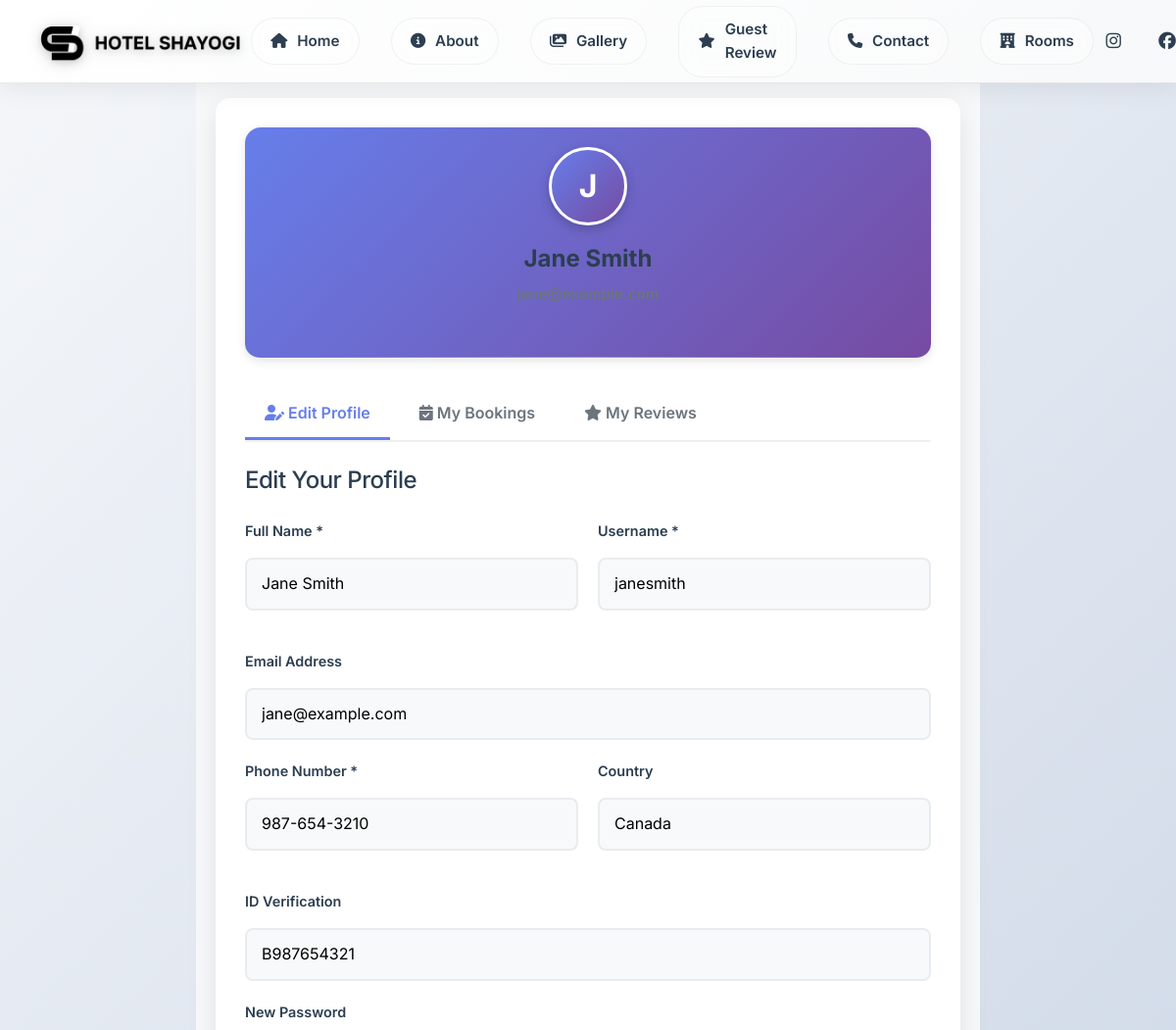
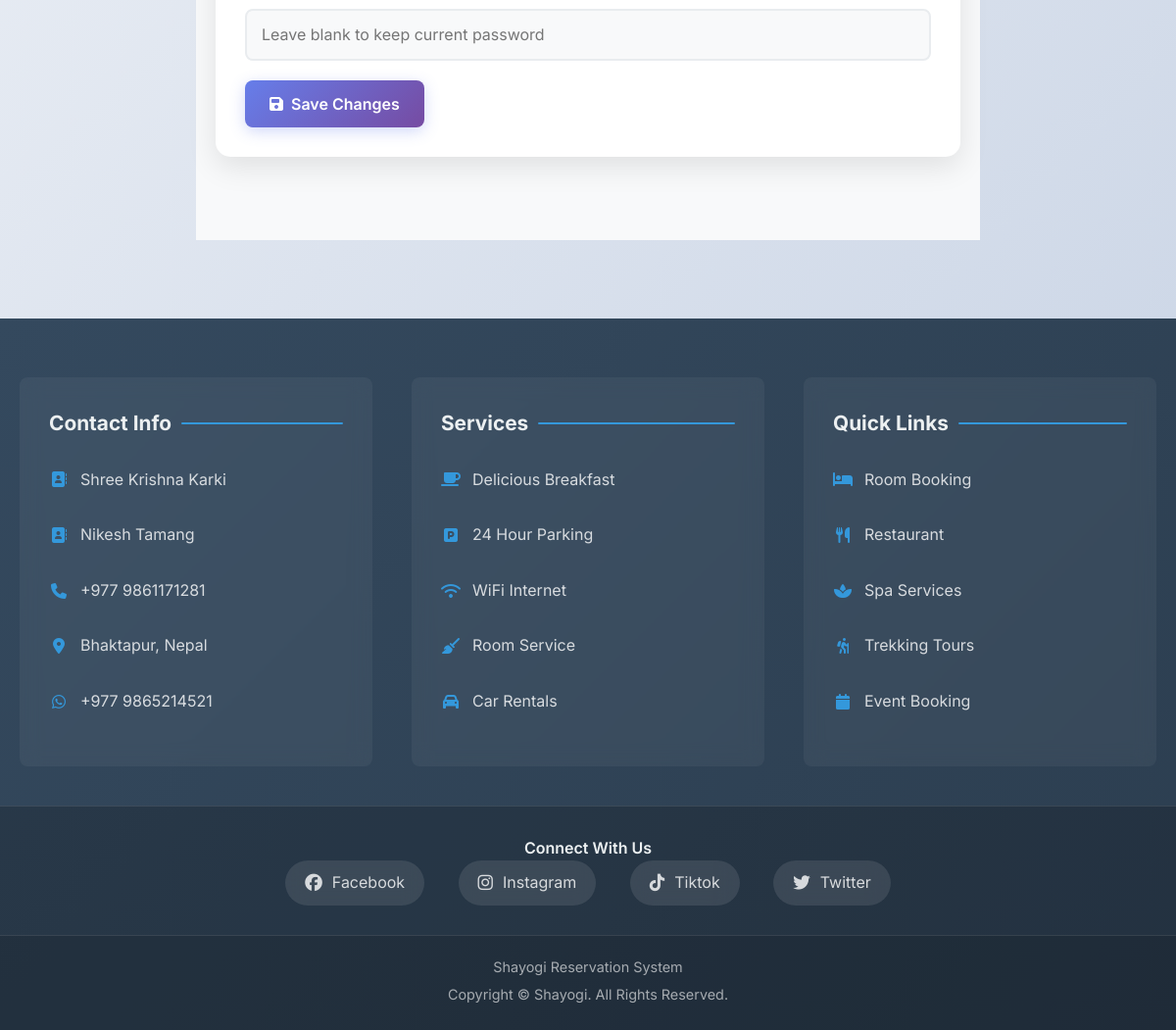
The app's page /profile.php (signed in) with its own data (2 pictures, top to bottom).
### tables this page shows
CREATE TABLE `guests` (
  `GuestID` int(11) NOT NULL,
  `FullName` varchar(100) NOT NULL,
  `Email` varchar(100) DEFAULT NULL,
  `Phone` varchar(20) NOT NULL,
  `ID_Verification` varchar(100) DEFAULT NULL,
  `Country` varchar(100) DEFAULT NULL,
  `Review` varchar(100) DEFAULT NULL,
  `Username` varchar(50) NOT NULL,
  `Password` varchar(50) NOT NULL,
  `image_path` varchar(255) NOT NULL DEFAULT 'Image/Hotel/GuestImg/defult.jpg'
);

### php/user_auth.php (called while the page is built, shortened)
<?php
require_once 'db.php';
class UserAuth {
    private $conn;
    public function __construct() {
        global $conn;
        $this->conn = $conn;
    }
    public function isLoggedIn() {
        if (isset($_SESSION['user_logged_in']) && $_SESSION['user_logged_in'] === true) {
            return true;
        }
        return false;
    }
    public function getCurrentUser() {
        if ($this->isLoggedIn()) {
            $sql = "SELECT * FROM guests WHERE GuestID = ?";
            $stmt = mysqli_prepare($this->conn, $sql);
            mysqli_stmt_bind_param($stmt, "i", $_SESSION['user_id']);
            mysqli_stmt_execute($stmt);
            $result = mysqli_stmt_get_result($stmt);
            $user = mysqli_fetch_assoc($result);
            if ($user) {
                return [
                    'id' => $user['GuestID'],
                    'name' => $user['FullName'],
                    'username' => $user['Username'],
                    'email' => $user['Email'],
                    'phone' => $user['Phone'],
                    'country' => $user['Country'],
                    'id_verification' => $user['ID_Verification'],
                    'role' => 'user'
                ];
            }
        }
        return null;
    }
}
?>

### profile.php (the view, shortened to what this page needs)
<?php
include 'includes/header.php';
?>
<div class="profile-page">
    <div class="profile-card">
        <div class="profile-header">
            <div class="profile-avatar">
                <?php echo strtoupper(substr($currentUser['name'], 0, 1)); ?>
            </div>
            <div class="profile-name"><?php echo htmlspecialchars($currentUser['name']); ?></div>
            <div class="profile-email"><?php echo htmlspecialchars($currentUser['email']); ?></div>
        </div>
        <div class="nav-tabs">
            <button class="nav-tab active" onclick="showTab('edit-profile')">
                <i class="fas fa-user-edit"></i> Edit Profile
            </button>
            <button class="nav-tab" onclick="showTab('bookings')">
                <i class="fas fa-calendar-check"></i> My Bookings
            </button>
            <button class="nav-tab" onclick="showTab('reviews')">
                <i class="fas fa-star"></i> My Reviews
            </button>
        </div>
        <div class="tab-content active" id="edit-profile">
            <h3 style="margin-bottom: 25px; color: #2c3e50;">Edit Your Profile</h3>
            <form id="editProfileForm">
                <div class="form-row">
                    <div class="form-group">
                        <label for="fullName">Full Name *</label>
                        <input type="text" id="fullName" value="<?php echo htmlspecialchars($currentUser['name']); ?>" required>
                    </div>
                    <div class="form-group">
                        <label for="username">Username *</label>
                        <input type="text" id="username" value="<?php echo htmlspecialchars($currentUser['username']); ?>" required>
                    </div>
                </div>
                <div class="form-group">
                    <label for="email">Email Address</label>
                    <input type="email" id="email" value="<?php echo htmlspecialchars($currentUser['email'] ?? ''); ?>">
                </div>
                <div class="form-row">
                    <div class="form-group">
                        <label for="phone">Phone Number *</label>
                        <input type="tel" id="phone" value="<?php echo htmlspecialchars($currentUser['phone'] ?? ''); ?>" placeholder="Enter phone number" required>
                    </div>
                    <div class="form-group">
                        <label for="country">Country</label>
                        <input type="text" id="country" value="<?php echo htmlspecialchars($currentUser['country'] ?? ''); ?>" placeholder="Enter country">
                    </div>
                </div>
                <div class="form-group">
                    <label for="idVerification">ID Verification</label>
                    <input type="text" id="idVerification" value="<?php echo htmlspecialchars($currentUser['id_verification'] ?? ''); ?>" placeholder="Enter ID verification number">
                </div>
                <div class="form-group">
                    <label for="newPassword">New Password</label>
                    <input type="password" id="newPassword" placeholder="Leave blank to keep current password">
                </div>
                <button type="submit" class="btn btn-primary">
                    <i class="fas fa-save"></i> Save Changes
                </button>
            </form>
        </div>
    </div>
</div>
<?php include 'includes/footer.php'; ?>

### css/base.css (style rules this page uses)
* { margin: 0; padding: 0; box-sizing: border-box; }
html { scroll-behavior: smooth; }
:root { --primary-color: #2c3e50; --secondary-color: #3498db; --accent-color: #e74c3c; --success-color: #27ae60; --warning-color: #f39c12; --error-color: #e74c3c; --text-light: #ecf0f1; --text-dark: #2c3e50; --bg-light: #ffffff; --bg-dark: #34495e; --bg-light-gray: #f8f9fa; --bg-medium-gray: #e9ecef; --space-xs: 0.5rem; --space-sm: 1rem; --space-md: 1.5rem; --space-lg: 2rem; --space-xl: 3rem; --space-xxl: 4rem; --radius-sm: 4px; --radius-md: 8px; --radius-lg: 16px; --radius-full: 9999px; --shadow-sm: 0 2px 10px rgba(0, 0, 0, 0.1); --shadow-md: 0 4px 20px rgba(0, 0, 0, 0.15); --shadow-lg: 0 8px 30px rgba(0, 0, 0, 0.2); --transition-fast: 150ms ease; --transition-normal: 300ms ease; --transition-slow: 500ms ease; --transition: all 0.3s cubic-bezier(0.4, 0, 0.2, 1); }
body { font-family: 'Inter', -apple-system, BlinkMacSystemFont, 'Segoe UI', Roboto, sans-serif; line-height: 1.6; color: var(--text-dark); background: var(--bg-light-gray); overflow-x: hidden; }
h1, h2, h3, h4, h5, h6 { font-family: 'Inter', sans-serif; font-weight: 500; line-height: 1.2; letter-spacing: -0.02em; }
h3 { font-size: 1.5rem; }

### css/components/buttons.css (style rules this page uses)
.btn { display: inline-flex; align-items: center; justify-content: center; padding: 12px 24px; border: none; border-radius: var(--radius-md); font-family: 'Inter', -apple-system, BlinkMacSystemFont, 'Segoe UI', Roboto, sans-serif; font-size: 1rem; font-weight: 500; cursor: pointer; transition: var(--transition); text-decoration: none; gap: var(--space-xs); text-align: center; }
.btn-primary { background: var(--secondary-color); color: white; }

### css/components/forms.css (style rules this page uses)
.form-group { position: relative; margin-bottom: 20px; }
.form-row { display: grid; grid-template-columns: 1fr 1fr; gap: var(--space-md); margin-bottom: 20px; }

### css/pages/profile.css (style rules this page uses)
.profile-page { padding-top: 80px; min-height: calc(100vh - 160px); background: var(--bg-light-gray); }
.profile-header { background: white; border-radius: var(--radius-lg); padding: var(--space-xl); box-shadow: var(--shadow-sm); text-align: center; margin-bottom: var(--space-lg); }
.profile-avatar { width: 120px; height: 120px; border-radius: 50%; background: var(--secondary-color); display: flex; align-items: center; justify-content: center; margin: 0 auto var(--space-md); font-size: 3rem; color: white; font-weight: bold; }
.profile-name { font-size: 1.8rem; font-weight: 600; color: var(--text-dark); margin-bottom: var(--space-sm); }
.profile-email { color: var(--medium-gray); margin-bottom: var(--space-lg); }
.tab-content { display: none; }
.tab-content.active { display: block; }

### includes/header.php (style rules this page uses)
.profile-header { padding: 20px; background: linear-gradient(135deg, #667eea 0%, #764ba2 100%); color: white; text-align: center; font-weight: 600; font-size: 1.1rem; white-space: nowrap; overflow: hidden; text-overflow: ellipsis; position: relative; }
.profile-avatar { width: 60px; height: 60px; border-radius: 50%; border: 3px solid white; margin: 0 auto 10px; overflow: hidden; box-shadow: 0 4px 12px rgba(0, 0, 0, 0.2); }
.profile-name { font-weight: 700; font-size: 1.1rem; margin-bottom: 4px; color: white; }
.profile-header::after { content: ''; position: absolute; bottom: 0; left: 0; right: 0; height: 1px; background: linear-gradient(90deg, transparent, rgba(255,255,255,0.3), transparent); }
.form-group { display: flex; flex-direction: column; gap: 8px; }
.form-group label { font-weight: 600; color: #2c3e50; font-size: 0.95rem; }
.form-group input { padding: 14px 16px; border: 2px solid #e9ecef; border-radius: 12px; font-size: 1rem; transition: all 0.3s ease; background: #f8f9fa; }
.btn { flex: 1; padding: 14px 20px; border: none; border-radius: 12px; font-size: 1rem; font-weight: 600; cursor: pointer; transition: all 0.3s ease; display: flex; align-items: center; justify-content: center; gap: 8px; }
.btn-primary { background: linear-gradient(135deg, #667eea 0%, #764ba2 100%); color: white; box-shadow: 0 4px 15px rgba(102, 126, 234, 0.3); }

### records on screen
guests: FullName "J", FullName "Jane Smith", Username "janesmith", Email "jane@example.com", Phone "987-654-3210", Country "Canada", ID_Verification "B987654321"
